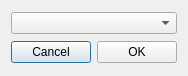
<?xml version="1.0" encoding="UTF-8"?>
<ui version="4.0">
 <class>MiiSelectorDialog</class>
 <widget class="QDialog" name="MiiSelectorDialog">
  <property name="geometry">
   <rect>
    <x>0</x>
    <y>0</y>
    <width>186</width>
    <height>76</height>
   </rect>
  </property>
  <property name="windowTitle">
   <string>Dialog</string>
  </property>
  <layout class="QVBoxLayout" name="verticalLayout">
   <item>
    <widget class="QComboBox" name="mii"/>
   </item>
   <item>
    <layout class="QHBoxLayout" name="horizontalLayout">
     <item>
      <widget class="QPushButton" name="cancel">
       <property name="text">
        <string>Cancel</string>
       </property>
      </widget>
     </item>
     <item>
      <widget class="QPushButton" name="ok">
       <property name="text">
        <string>OK</string>
       </property>
      </widget>
     </item>
    </layout>
   </item>
  </layout>
 </widget>
 <resources/>
 <connections/>
</ui>
